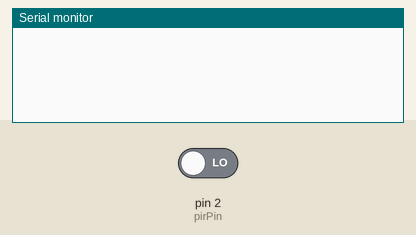
Simulated run of this sketch. Board: Arduino Uno, built with avr-gcc and run on an emulated ATmega328P. On the bench: the last lines printed to the serial monitor. The inputs (shaded band) are chosen by the test bench; at power-on: pin 2 (pirPin) LOW.

Above: at 1.8 s.
1.9 s: pin 2 (pirPin) driven HIGH
At 2.4 s:
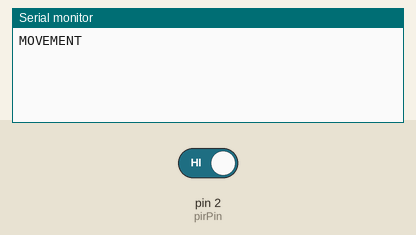
At 2.9 s:
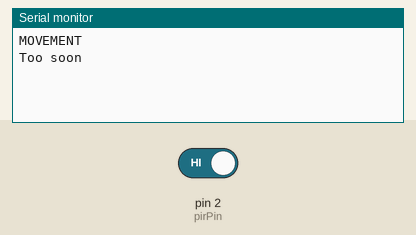

Measured:
- after the input at 1.9 s, the serial monitor: prints a new line after 0.10 s (image 1)

The sketch:

pir_sensor_email.ino
```cpp
    int pirPin = 2;

    int minSecsBetweenEmails = 60; // 1 min

    long lastSend = -minSecsBetweenEmails * 1000l;

    void setup()
    {
      pinMode(pirPin, INPUT);
      Serial.begin(9600);
    }

    void loop()
    {
      long now = millis();
      if (digitalRead(pirPin) == HIGH)
      {
        if (now > (lastSend + minSecsBetweenEmails * 1000l))
        {
          Serial.println("MOVEMENT");
          lastSend = now;
        }
        else
        {
          Serial.println("Too soon");
        }
      }
      delay(500);
    }
```
